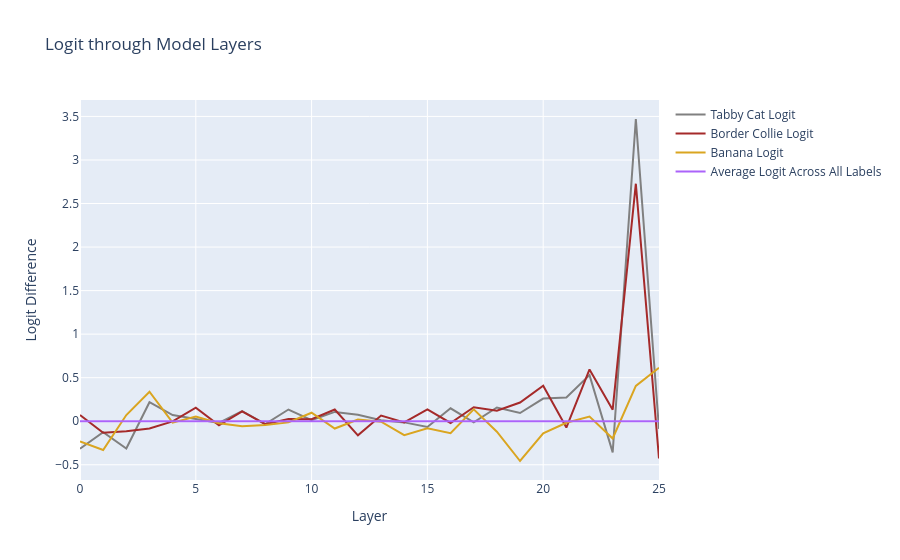

The notebook cell saved with this chart:
### Markdown cell above
We can see the model doesn't really weight the Border Collie prediction too highly until Layer 8! The prediction is around equal to the banana prediction. Interestingly, it takes until Layer 8 for the model to decide that the image is *not* a banana.

### Code cell
import plotly.graph_objects as go

# Assuming `cache`, `average_logit_value_across_all_classes`, `residual_stack_to_logit`, and other necessary functions and variables are defined elsewhere

# Retrieve the per-layer residual and labels
per_layer_residual, layer_labels = cache.decompose_resid(
    layer=-1, pos_slice=0, return_labels=True
)

# Initialize the figure
fig = go.Figure()

# Iterate over each residual direction and its corresponding label
for direction, label, bias, color in residual_directions:
    per_layer_logit_diffs = residual_stack_to_logit(per_layer_residual, cache, direction)
    per_layer_logit_diffs = per_layer_logit_diffs.detach().numpy()  # Assuming you want the first element for some reason; adjust if necessary
    hover_text = [f"{layer_labels[idx]}" for idx, diff in enumerate(per_layer_logit_diffs)]
    fig.add_trace(go.Scatter(y=per_layer_logit_diffs, mode='lines', name=label, text=hover_text, line=dict(color=color)))

# Handle average logits across all classes
average_total_logits = average_logit_value_across_all_classes(per_layer_residual, cache).detach().numpy()
fig.add_trace(go.Scatter(y=average_total_logits, name="Average Logit Across All Labels"))

# Update layout with appropriate titles
fig.update_layout(
    title="Logit through Model Layers",
    xaxis_title="Layer",
    yaxis_title="Logit Difference",
)

# Display the plot
fig.show()

### Figure 1 — Plotly figure (JSON) as saved in the notebook; plotly's stock layout.template omitted (floating-point values rounded to 4 significant figures)
{"data": [{"line": {"color": "grey"}, "mode": "lines", "name": "Tabby Cat Logit", "text": ["embed", "pos_embed", "0_attn_out", "0_mlp_out", "1_attn_out", "1_mlp_out", "2_attn_out", "2_mlp_out", "3_attn_out", "3_mlp_out", "4_attn_out", "4_mlp_out", "5_attn_out", "5_mlp_out", "6_attn_out", "6_mlp_out", "7_attn_out", "7_mlp_out", "8_attn_out", "8_mlp_out", "9_attn_out", "9_mlp_out", "10_attn_out", "10_mlp_out", "11_attn_out", "11_mlp_out"], "type": "scatter", "y": [-0.3149, -0.127, -0.314, 0.2181, 0.07094, 0.02632, -0.01913, 0.1156, -0.03383, 0.1344, 0.01291, 0.1069, 0.07335, 0.01021, -0.01334, -0.0662, 0.1482, -0.0118, 0.1581, 0.09444, 0.2602, 0.2715, 0.5294, -0.3577, 3.47, -0.08718]}, {"line": {"color": "brown"}, "mode": "lines", "name": "Border Collie Logit", "text": ["embed", "pos_embed", "0_attn_out", "0_mlp_out", "1_attn_out", "1_mlp_out", "2_attn_out", "2_mlp_out", "3_attn_out", "3_mlp_out", "4_attn_out", "4_mlp_out", "5_attn_out", "5_mlp_out", "6_attn_out", "6_mlp_out", "7_attn_out", "7_mlp_out", "8_attn_out", "8_mlp_out", "9_attn_out", "9_mlp_out", "10_attn_out", "10_mlp_out", "11_attn_out", "11_mlp_out"], "type": "scatter", "y": [0.07018, -0.1333, -0.1162, -0.08372, -0.00246, 0.1563, -0.04785, 0.1137, -0.03439, 0.02617, 0.0222, 0.1346, -0.1621, 0.06503, -0.01283, 0.1351, -0.02019, 0.161, 0.1201, 0.2151, 0.4069, -0.07298, 0.5949, 0.1328, 2.727, -0.4278]}, {"line": {"color": "goldenrod"}, "mode": "lines", "name": "Banana Logit", "text": ["embed", "pos_embed", "0_attn_out", "0_mlp_out", "1_attn_out", "1_mlp_out", "2_attn_out", "2_mlp_out", "3_attn_out", "3_mlp_out", "4_attn_out", "4_mlp_out", "5_attn_out", "5_mlp_out", "6_attn_out", "6_mlp_out", "7_attn_out", "7_mlp_out", "8_attn_out", "8_mlp_out", "9_attn_out", "9_mlp_out", "10_attn_out", "10_mlp_out", "11_attn_out", "11_mlp_out"], "type": "scatter", "y": [-0.2326, -0.3302, 0.07067, 0.3384, -0.01657, 0.05401, -0.02393, -0.05668, -0.04346, -0.01349, 0.09726, -0.08377, 0.01903, -0.005129, -0.1593, -0.08168, -0.137, 0.1367, -0.1199, -0.4568, -0.1396, -0.01732, 0.05289, -0.1986, 0.406, 0.6143]}, {"name": "Average Logit Across All Labels", "type": "scatter", "y": [1.052e-05, -2.562e-06, -0.0005381, -0.0002475, -5.615e-05, -0.0001213, -0.000107, -7.329e-05, -7.696e-05, 1.623e-05, -1.92e-05, 8.499e-05, -7.267e-06, 9.47e-05, -1.357e-05, -3.899e-05, -5.055e-05, -0.0007992, -0.000161, -0.0006306, -0.0001088, -0.0003843, 0.0003315, -0.0002911, 0.00221, 0.0005021]}], "layout": {"title": {"text": "Logit through Model Layers"}, "xaxis": {"title": {"text": "Layer"}}, "yaxis": {"title": {"text": "Logit Difference"}}}}
